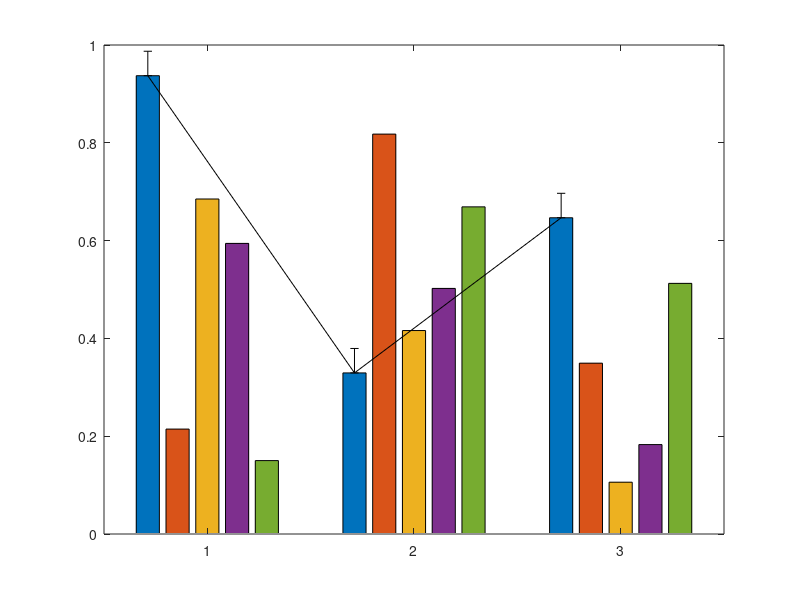

Write MATLAB code to recreate this figure. (Note: this script raises an error after producing the figure.)
figure

barvalues=rand(3,5); 
errorsL=zeros(3,5); 
errorsU=ones(3,5)*0.05; 

handles.bars=bar(barvalues); 

hold on 
numgroups=size(barvalues, 1); 
numbars=size(barvalues, 2);

for i=1:numbars
    x=get(get(handles.bars(i), 'children'), 'xdata');
    x=mean(x([1 3],:));
    pos_bars(i,:)=x;
    handles.errors(i)=errorbar(x,barvalues(:,i), errorsL(:,i), errorsU(:,i), 'k', 'linestyle', 'none', 'linewidth', 1);
end

handles.pos_bars=pos_bars; 
comp_wgroups={ [handles.pos_bars(1),handles.pos_bars(2)], ... 
[handles.pos_bars(1),handles.pos_bars(3)], ... 
[handles.pos_bars(1),handles.pos_bars(4)], ... 
[handles.pos_bars(2),handles.pos_bars(3)], ... 
[handles.pos_bars(2),handles.pos_bars(4)], ... 
[handles.pos_bars(3),handles.pos_bars(4)]}; 
sigstar(comp_wgroups)

comp_bgroups={ [handles.pos_bars(5),handles.pos_bars(6)], ... 
[handles.pos_bars(5),handles.pos_bars(7)], ... 
[handles.pos_bars(5),handles.pos_bars(8)]}; 
sigstar(comp_bgroups)